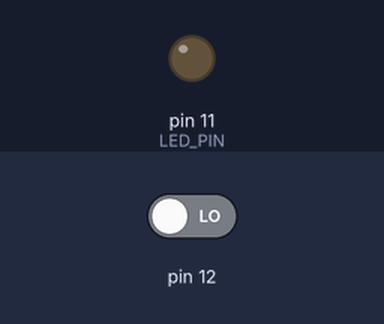
This sketch was run on a simulated Arduino Uno, built with avr-gcc and run on an emulated ATmega328P. Parts: output pins drawn as LEDs (lit = HIGH). Dashed ring = blinking. The inputs (shaded band) are chosen by the test bench; at power-on: pin 12 LOW.

Above: at 1.2 s.
1.3 s: pin 12 driven HIGH
At 2.1 s:
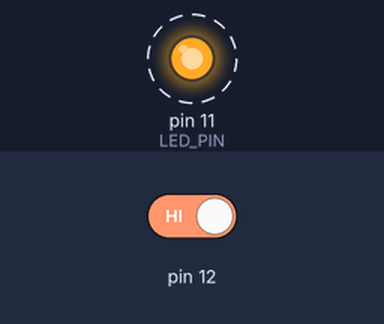
Timing chart, 0 to 10.3 s (numbered marks = the images above; inputs shaded):
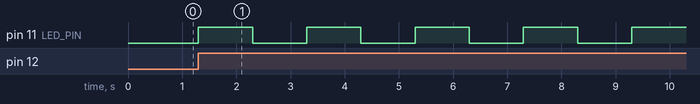

Measured:
- after the input at 1.3 s, pin 11 (LED_PIN): alternates HIGH for 1.0 s and LOW for 1.0 s, starting at once

The sketch:

Mod1_A1.ino
```cpp
#define LED_PIN 11
void setup() {
  // put your setup code here, to run once:
  pinMode(LED_PIN, OUTPUT);
  while (digitalRead(12)) {
    ;
  }


}

void loop() {
  // put your main code here, to run repeatedly:
  while (!digitalRead(12)) {
    ;
  }
  while (true) {
    digitalWrite(11, HIGH);
    delay(1000);
    digitalWrite(11, LOW);
    delay(1000);
  }
}
```
